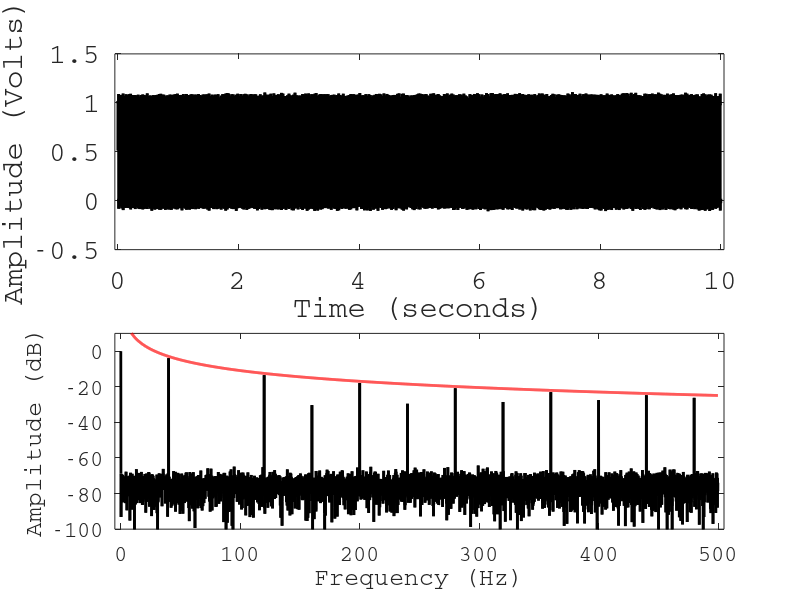

The MATLAB script that drew this image:
clear;
close;
home;

%functions
%n is a constant
function retval = sinn_An(n,x)
	An = 2.0/pi/n;
	retval = An*sin(n.*x);
endfunction

%The full series
function retval = fourier_square(n,x)
	retval = 0.5;
	for i=[0:n]
		retval = retval+sinn_An(2*i+1,x);
	endfor
endfunction

%dsp parameters for x-axis:
fs = 1000.0; %Hz
f_0 = 40; %Hz
T = 10.0; %Total time (10 sec)
dt = 1/fs;
df = 1/T;
f = transpose([0:df:fs/2-df]);
t = transpose([0.0:dt:T-dt]);
N = length(t)/2;
%dsp parameters for y-axis:
amplitude = 1;
n_modes = 10;
noise_sigma = 0.01;
noise = randn(size(t))*noise_sigma;
y = amplitude*fourier_square(n_modes,2*pi*f_0*t)+noise;
%y = y-mean(y);
Y = sqrt(conj(fft(y)).*fft(y));

%Check Parseval theorem
sum(y.^2)
sum(Y.^2)/length(t)

Y_R = Y(1:length(f))*dt;
Y_L = Y(length(f)+1:end)*dt;

spectrum = 20*log10(Y_R);
prediction = 20*log10((N/fs)*2./(pi*(f/f_0)));
spectrum = spectrum - max(spectrum);
prediction = prediction - 13.0;

%Plotting section
figure(1, 'position',[0,0,1000,1000]);
subplot(2,1,1);
plot(t,y,'color','black','linewidth',2.0);
xlabel('Time (seconds)','fontname','Courier','fontsize',16);
ylabel('Amplitude (Volts)','fontname','Courier','fontsize',16);
set(gca(),'fontname','Courier','fontsize',20);
axis([0-dt*50 T+dt*50 -0.5 amplitude*1.5]);
subplot(2,1,2);
hold on;
plot(f,spectrum,'color','black','linewidth',2.0);
axis([0-df*50 fs/2+df*50 -100 10]);
plot(f,prediction,'color','red','linewidth',2.0);
xlabel('Frequency (Hz)','fontname','Courier','fontsize',16);
ylabel('Amplitude (dB)','fontname','Courier','fontsize',16);
set(gca(),'fontname','Courier','fontsize',16);
%hl = legend('Signal+Noise (Positive frequencies)','Signal+Noise (Negative frequencies)','2pi/(f/f_0)','location','north');
%set(hl,'fontname','Courier','fontsize',10,'box','off');
box on;

%Printint to PDF
%print -dpdf "octave1.pdf"
